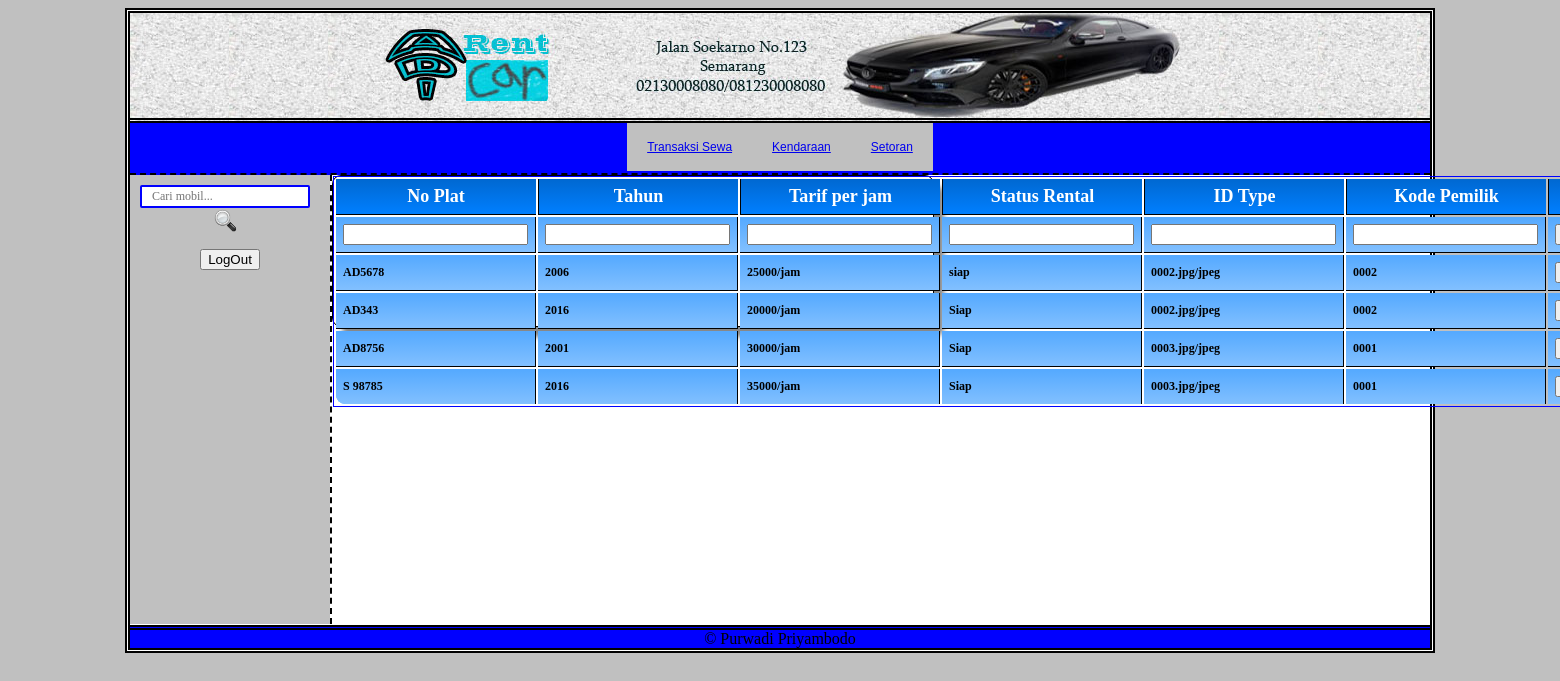
/kendaraan.php, run on the app's committed database.
### tables this page shows
CREATE TABLE IF NOT EXISTS `kendaraan` (
  `NoPlat` varchar(20) NOT NULL,
  `Tahun` text NOT NULL,
  `TarifPerJam` int(11) NOT NULL,
  `StatusRental` text NOT NULL,
  `IDType` varchar(5) NOT NULL,
  `KodePemilik` varchar(5) NOT NULL,
  PRIMARY KEY (`NoPlat`)
);

### kendaraan.php (the view, shortened to what this page needs)
<?php
$q = mysql_query("select NoPlat,Tahun,TarifPerJam,IDType,StatusRental,KodePemilik
	from kendaraan join type using(idtype)join merk using(kodemerk)")or die (mysql_error());
echo"
<html>
<head><title>Kendaraan</title><link rel='stylesheet' href='style.css' type='text/css'/>
</head>
<body>
		<div id='bg'>
		<div id='head'>
		<center><img src='img/head.jpg'></center>
		</div>
<div id='menu'><center>
<ul>
	<li><a href='karyawan.php'>Transaksi Sewa</a></li>
	<li><a href='kendaraan.php'>Kendaraan</a></li>
	<li><a href='setoran.php'>Setoran</a></li>
</ul></center>
</div>
<div id='isi'>
			<div id='kiri'>
			<center>
				<div class='cari'>
					<form action='index.php' method='get'>
						<input name='sitesearch' style='display:none;' value='Jack Car Rental' />
						<input id='search-box' name='key' onblur='if(this.value==&apos;&apos;)
						this.value=this.defaultValue;' onfocus='if(this.value==this.defaultValue)this.value=&apos;&apos;;'
						 style='width:170px;border: 2px solid blue; border-radius: 2px;;padding:2px 10px; font:12px Comic Sans MS;color:#666;no-repeat;'
						  type='text' placeholder='Cari mobil...'/><input align='top' id='search-btn' src='img/c10.png' height='25px' type='image' value='Search'/>
					</form>
				</div>
			<a href='index.php'><input type='button' value='LogOut'/></a></center>
			</div>
	<div id='konten' style='overflow'.auto width='100%px' height='100%px'>
		<div class='Table' style='width:600px;height:150px;'>
				<table>
				<tr>
					<td>No Plat</td>
					<td>Tahun</td>
					<td>Tarif per jam</td>
					<td>Status Rental</td>
					<td>ID Type</td>
					<td>Kode Pemilik</td>
					<td colspan='2'>Pilihan</td>
				</tr>
				<form method='POST' action='tambah.php'>
				<tr>
					<td><input type='text' name='NoPlat'/></td>
					<td><input type='text' name='Tahun'></td>
					<td><input type='text' name='TarifPerJam'/></td>
					<td><input type='text' name='StatusRental'/></td>
					<td><input type='text' name='IDType'/></td>
					<td><input type='text' name='KodePemilik'/></td>
					<td colspan='2'><input type='submit' value='Tambah'/></td>
				</tr>
				</form>
	";
					while($r= mysql_fetch_array($q)){
	echo"
				<tr>
					<td>".$r['NoPlat']."</td>
					<td>".$r['Tahun']."</td>
					<td>".$r['TarifPerJam']."/jam</td>
					<td>".$r['StatusRental']."</td>
					<td>".$r['IDType'].".jpg/jpeg</td>
					<td>".$r['KodePemilik']."</td>
					<td>
							<a href='ubah.php?NoPlat=".$r['NoPlat']."'><input type='button' value='ubah'></a></td>
					<td>	<a href='hapus.php?NoPlat=".$r['NoPlat']."'><input type='button' value='hapus'></a></td>
				</tr>
		";
				}
		echo"
				</table>
				</div>
	</div>
	</div>
		<div id='foot'>
		<center>&copy; Purwadi Priyambodo</center>
		</div>
	</div>
</body>
</html>
";
?>

### style.css (style rules this page uses)
body { background-color:silver; }
#bg { float:center; margin:auto auto; border:5px double black; width:1300px; height:auto; background-color:white; }
#head { margin:auto auto; float:center; border-bottom:5px double black; width:1300px; height:105px; background:url('img/bg.jpg'); }
#menu { width:1300px; height:50px; border-bottom:2px dashed black; background-color:blue; }
ul { text-align: left; display: inline; margin: 0; padding: 10px 4px 17px 0; list-style: none; }
ul li { font: 12px/18px sans-serif;display: inline-block; margin-right: -4px; position: relative; padding: 15px 20px; background: silver; cursor: pointer; }
#isi { float:center; width:1200px; height:450px; }
#kiri { float:left; width:200px; height:449px; background-color:silver; }
#konten { float:right; width:998px; height:449px; border-left:2px dashed black; background:white; }
table { border:1px solid blue; }
#foot { background-color:blue; border-top:5px double black; }
.Table { margin:0px;padding:0px; width:100%; box-shadow: 10px 10px 5px #888888; border:1px solid #000000; -moz-border-radius-bottomleft:9px; -webkit-border-bottom-left-radius:9px; border-bottom-left-radius:9px; -moz-border-radius-bottomright:9px; -webkit-border-bottom-right-radius:9px; border-bottom-right-radius:9px; -moz-border-radius-topright:9px; -webkit-border-top-right-radius:9px; border-top-right-radius:9px; -moz-border-radius-topleft:9px; -webkit-border-top-left-radius:9px; border-top-left-radius:9px; }
.Table table { width:100%; height:100%; margin:0px;padding:0px; }
.Table table tr:first-child td:last-child { -moz-border-radius-topright:9px; -webkit-border-top-right-radius:9px; border-top-right-radius:9px; }
.Table tr:last-child td:first-child { -moz-border-radius-bottomleft:9px; -webkit-border-bottom-left-radius:9px; border-bottom-left-radius:9px; }
.Table tr:first-child td { background:-o-linear-gradient(bottom, #0069d3 5%, #007fff 100%); background:-webkit-gradient( linear, left top, left bottom, color-stop(0.05, #0069d3), color-stop(1, #007fff) ); background:-moz-linear-gradient( center top, #0069d3 5%, #007fff 100% ); filter:progid:DXImageTransform.Microsoft.gradient(startColorstr="#0069d3", endColorstr="#007fff"); background: -o-linear-gradient(top,#0069d3,007fff); background-color:#0069d3; border:0px solid #000000; text-align:center; border-width:0px 0px 1px 1px; font-size:18px; font-family:Comic Sans MS; font-weight:bold; color:#ffffff; }
.Table tr:first-child td:first-child { border-width:0px 0px 1px 0px; }
.Table tr:first-child td:last-child { border-width:0px 0px 1px 1px; }
.Table td { background:-o-linear-gradient(bottom, #56aaff 5%, #82c0ff 100%); background:-webkit-gradient( linear, left top, left bottom, color-stop(0.05, #56aaff), color-stop(1, #82c0ff) ); background:-moz-linear-gradient( center top, #56aaff 5%, #82c0ff 100% ); filter:progid:DXImageTransform.Microsoft.gradient(startColorstr="#56aaff", endColorstr="#82c0ff"); background: -o-linear-gradient(top,#56aaff,82c0ff); background-color:#56aaff; border:1px solid #000000; border-width:0px 1px 1px 0px; text-align:left; padding:7px; font-size:12px; font-family:Comic Sans MS; font-weight:bold; color:#000000; }
.Table tr:last-child td { border-width:0px 1px 0px 0px; }
.Table tr td:last-child { border-width:0px 0px 1px 0px; }
.cari { float:right; margin-top:10px; margin-right:10px; }

### data on the page
kendaraan: NoPlat "AD5678", Tahun "2006", TarifPerJam "25000", StatusRental "siap", IDType "0002", KodePemilik "0002"
kendaraan: NoPlat "AD343", Tahun "2016", TarifPerJam "20000", StatusRental "Siap", IDType "0002", KodePemilik "0002"
kendaraan: NoPlat "AD8756", Tahun "2001", TarifPerJam "30000", StatusRental "Siap", IDType "0003", KodePemilik "0001"
kendaraan: NoPlat "S 98785", Tahun "2016", TarifPerJam "35000", StatusRental "Siap", IDType "0003", KodePemilik "0001"
